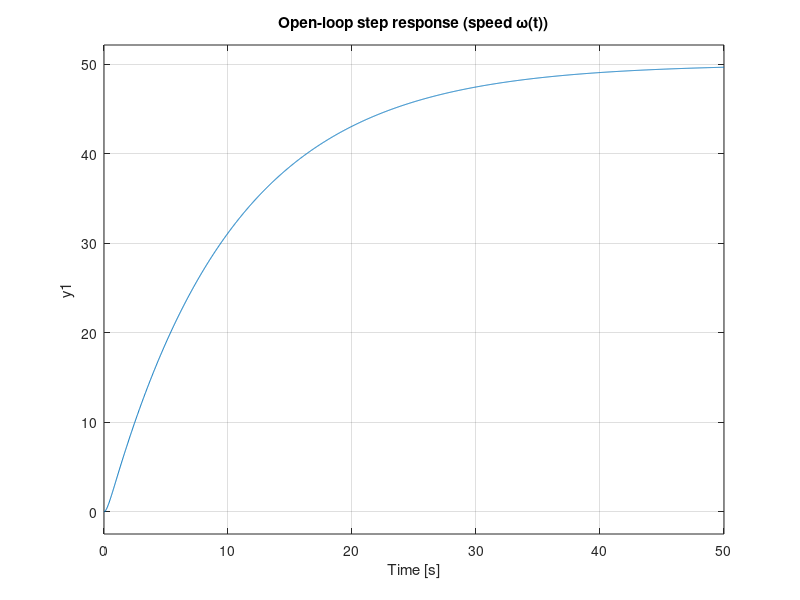
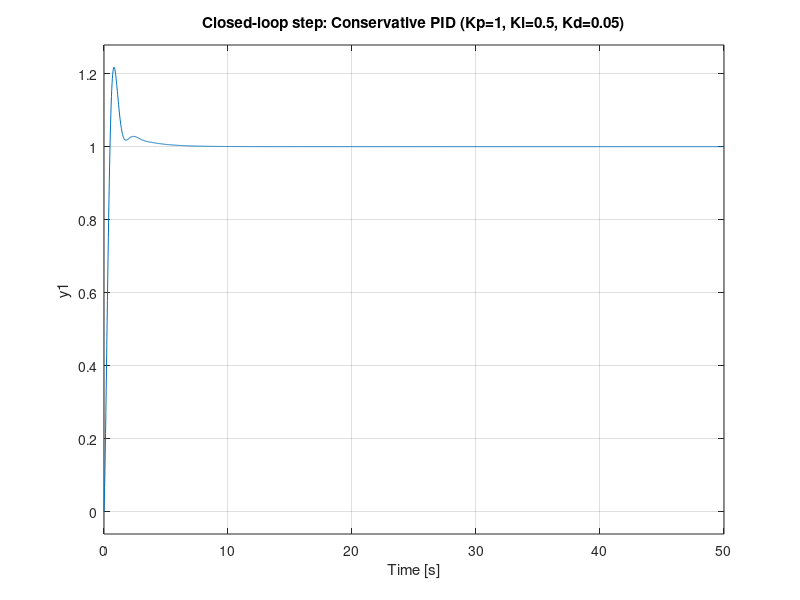

The MATLAB script that drew these images, in order: (Note: this script raises an error after producing the figures.)
clc; clear; close all;

% Motor parameters (Phase III)
K_m = 0.1;
R_f = 2;
L_f = 0.5;
J   = 0.01;
b   = 0.001;

s = tf('s');

% Plant (speed transfer function)
G_omega = K_m / ((L_f*s + R_f)*(J*s + b));  % V_f -> omega

% Display open-loop info
disp('Open-loop poles:'), pole(G_omega)
disp(['Open-loop DC gain G_omega(0) = ', num2str(dcgain(G_omega))])

% PID candidates (manual)
candidates = {
    'Conservative', 1.0, 0.5, 0.05;
    'Moderate',     5.0, 1.0, 0.5;
    'Aggressive',   12.0, 2.0, 1.5
};

t = linspace(0,50,2000);

% Plot open-loop step
figure;
step(G_omega, t)
title('Open-loop step response (speed \omega(t))')
grid on
saveas(gcf, 'fig_openloop_step.png')

% Evaluate each controller
for k = 1:size(candidates,1)
    name = candidates{k,1};
    Kp = candidates{k,2};
    Ki = candidates{k,3};
    Kd = candidates{k,4};
    
    C = Kp + Ki/s + Kd*s;   % PID
    L = C * G_omega;
    T = feedback(L, 1);
    
    % Plot closed-loop step
    figure;
    step(T, t)
    title(sprintf('Closed-loop step: %s PID (Kp=%.2g, Ki=%.2g, Kd=%.2g)', name, Kp, Ki, Kd))
    grid on
    saveas(gcf, sprintf('fig_cl_step_%s.png', name));
    
    % Print poles and stepinfo
    p_cl = pole(T);
    disp(['--- ', name, ' ---']);
    disp('Closed-loop poles:'); disp(p_cl.');
    S = stepinfo(T);
    disp('Step info:'); disp(S);
    disp(['DC gain (closed-loop): ', num2str(dcgain(T))]);
end
